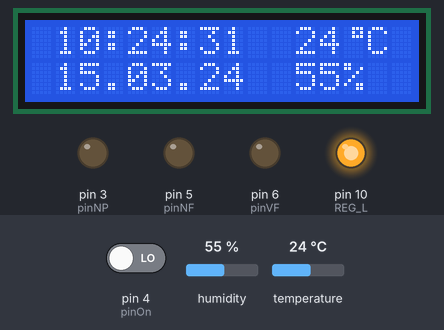
The sketch below on a simulated Arduino Uno, built with avr-gcc and run on an emulated ATmega328P. On the bench: 16×2 character LCD, output pins drawn as LEDs (lit = HIGH). The inputs (shaded band) are chosen by the test bench; at power-on: pin 4 (pinOn) LOW, temperature 24 °C, humidity 55 %. The local clock reads 2024-03-15 10:24:30 at power-on unless the sketch sets it; what the sketch prints to the serial monitor is not drawn.

Above: at 1.2 s.
1.3 s: pin 4 (pinOn) driven HIGH
At 2.4 s:
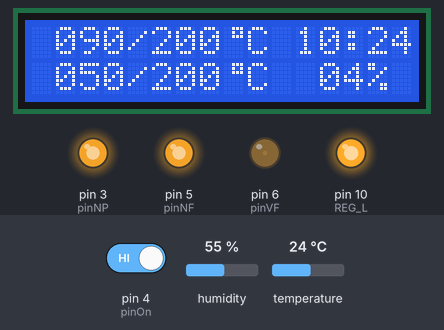
3.0 s: pin 4 (pinOn) driven LOW
At 3.6 s:
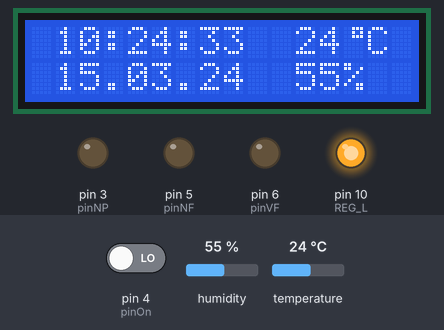
6.5 s: temperature set to 11 °C
At 7.8 s:
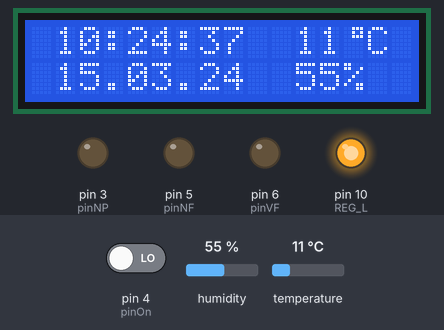
9.5 s: temperature set to 8 °C
At 10.5 s:
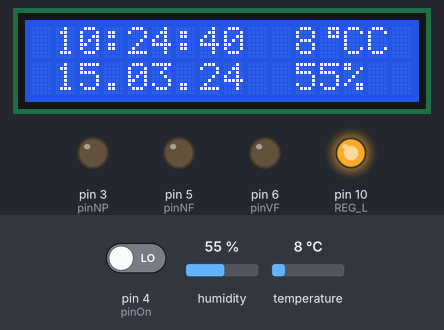
15.5 s: humidity set to 22 %
At 16.8 s:
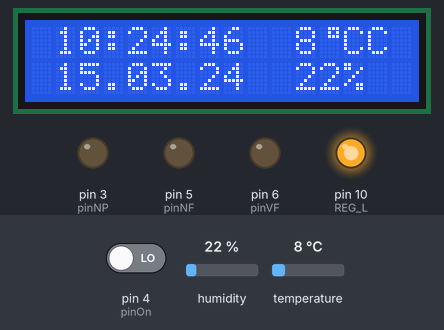
18.5 s: pin 4 (pinOn) driven HIGH
At 30.5 s:
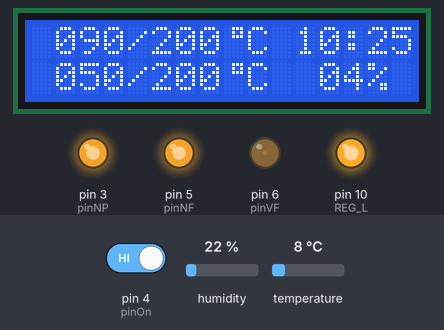
Timing chart, 0 to 32.0 s (numbered marks = the images above; inputs shaded):
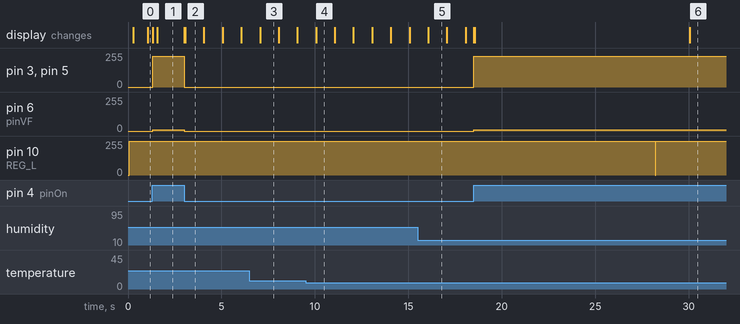

Measured:
- the behaviour switches between 10 and 9 °C on temperature (found by bisection; images 3 and 4)
- after the input at 1.3 s, pin 3 (pinNP), pin 5 (pinNF): 0/255 → 230/255 at once; pin 6 (pinVF): 0/255 → 10/255 at once; the display: first changes at once (image 1 shows a later state)
- after the input at 3.0 s, pin 3 (pinNP), pin 5 (pinNF): 230/255 → 0/255 at once; pin 6 (pinVF): 10/255 → 0/255 at once; the display: first changes at once (image 2 shows a later state)
- after the input at 9.5 s, the display: changes after 0.57 s (image 4)
- after the input at 18.5 s, pin 3 (pinNP), pin 5 (pinNF): 0/255 → 230/255 at once; pin 6 (pinVF): 0/255 → 10/255 at once; pin 10 (REG_L): 255/255 → 254/255 after 9.7 s, → 255/255 0.12 s later; the display: first changes at once (image 6 shows a later state)
- what the display in image 2 shows lasts 1.0 s, from 3.1 s to 4.1 s

The sketch:

Payalnik.ino
```cpp
//=========================           Пины на МК:            ===========================//
#define pinDHT  7   //  Датчик DHT11
#define pinNP   3   //  ШИМ нагрева паяльника
#define pinNF   5   //  ШИМ нагрева фена
#define pinVF   6   //  ШИМ скорости фена
#define pinTP   14  //  Термопара паяльника после усиления
#define pinTF   15  //  Термопара фена после усиления
#define pinSVF  16  //  Аналоговое значение скорости фена
#define REG_L   10  //  Защелка сдвиг.регистра
#define pinOn   4   //  Кнопка включения станции

//======================================================================================//

//=========================         Пины на 74hc165:         ===========================//
#define enc1_A  0   //A  Вывод А 1 энкодера
#define enc1_B  1   //B  Вывод B 1 энкодера
#define enc2_A  2   //C  Вывод А 2 энкодера
#define enc2_B  3   //D  Вывод B 2 энкодера
#define enc1_D  4   //E  Кнопка 1 энкодера
#define enc2_D  5   //F  Кнопка 2 энкодера
#define key1    6   //G  Кнопка Вкл/Выкл 1
#define key2    7   //H  Кнопка Вкл/Выкл 2
//======================================================================================//


//=========================        Подключаем библиотеки       =========================//
#include <SPI.h>
#include <Wire.h>
#include <LiquidCrystal_I2C.h>
#include "DHT.h"
DHT dht(pinDHT, DHT11);
#include <iarduino_RTC.h>
iarduino_RTC time(RTC_DS3231);
LiquidCrystal_I2C lcd(0x27, 16, 2);
//======================================================================================//

byte degree[8] =      //  Кодируем символ градуса
{
  B00111,
  B00101,
  B00111,
  B00000,
  B00000,
  B00000,
  B00000,
};

//=========================       Основные параметры:         ==========================//
byte NP   = 0;    //  ШИМ нагрева паяльника
byte NF   = 0;    //  ШИМ нагрева фена
byte VF   = 0;    //  ШИМ скорости фена
int  TP   = 0;    //  Текущая т паяльника, в С*
int  TF   = 0;    //  Текущая т фена,в С*
int  STP  = 200;  //  Заданная т паяльника, в С*
int  STF  = 200;  //  Заданная т фена, в С*
int  SVF  = 0;    //  Заданная v фена
int  DM   = 0;    //  Режим дисплея: HIGH-рабочий режим, LOW-режим часов
int  dht_T = 0;   //  Температура с датчика DHT
int  dht_H = 0;   //  Влажность с датчика DHT
int  oldDM = 0;
//======================================================================================//

//=============================     Таймеры     ================================//


unsigned long timer_1   = 0;
unsigned int  interval_1  = 1;

unsigned long timer_2   = 0;
unsigned int  interval_2  = 1000;

unsigned long timer_3   = 0;
unsigned int  interval_3  = 250;
//======================================================================================//


unsigned long Timer(unsigned long prev_ms, unsigned long interval) {      //  Таймер
  if (millis() < prev_ms) {
    prev_ms = 0;                                                          //  Сбрасываем счетчик, если произошло переполнение millis
  }
  if (millis() >= (prev_ms + interval)) {
    prev_ms = millis();                                                   //  Обновляем prev_ms при достижения необходимого интервала
  }
  return (prev_ms);
}

int Encoder_stat(byte new_s, byte old_s, byte enc1, byte enc2) {         //  Определяем в какую сторону вращение энкодера
  int rez;
  if ( (bitRead(old_s, enc1) == 1) && (bitRead(old_s, enc2) == 1) ) {     //  Если старое состояние было 11
    if ((bitRead(new_s, enc1) == 1) && (bitRead(new_s, enc2) == 0) ){     //  ...а стало 10, то на увеличение
      rez = 2;
    }else if ((bitRead(new_s, enc1) == 0) && (bitRead(new_s, enc2) == 1) ){//  ...если стало 01, то на уменьшение
      rez = 0;
    } else {                                                              //  ...иначе его не трогали
      rez = 1;
    }
  } else {rez = 1;}
  return rez;
}

int Butttons(byte new_s, byte pin) {                                     //  Определяем нажатие кнопки
  int rez = bitRead(new_s, pin);
  return rez;
}

void input() {
  static uint8_t oldstates = 0;                                           //  Переменная хранящее последнее значение
  digitalWrite(REG_L, LOW);                                               //  Дергаем пин защелки
  digitalWrite(REG_L, HIGH);                                              //  для снятия показаний
  uint8_t states = SPI.transfer(0);                                       //  Снимаем значения с регистра
  if (states != oldstates) {                                              //  Если что то изменилось, то:

    if (Butttons(states, key1) == 0) {                                    //  Изменяем заданную температуру паяльника
      STP = 0;
    } else {
      int enc_1 = Encoder_stat(states, oldstates, enc1_A, enc1_B) - 1;
      if (Butttons(states, enc1_D) == 1) {
        STP = STP + enc_1 * 10;
      } else {
        STP = STP + enc_1;
      }
//    STP = constrain(STP, 20, 450);
    }

    if (Butttons(states, key2) == 0) {                                    //  Изменяем заданную температуру фена
      STF = 0;
    } else {
      int enc_2 = Encoder_stat(states, oldstates, enc2_A, enc2_B) - 1;
      if (Butttons(states, enc2_D) == 1) {
        STF = STF + enc_2 * 10;
      } else {
        STF = STF + enc_2;
      }
    STF = constrain(STF, 20, 450);
    }
  oldstates = states;
  }

}

byte SetShim(int tset, int tact) {
  byte shim = 0;
  if (tact < tset ) {                                                 //  Если температура паяльника ниже установленной температуры то:
    if ((tset - tact) < 16 & (tset - tact) > 6 )                      //  Проверяем разницу между установленной температурой и текущей паяльника,если разница меньше 16 градусов, то
    {
      shim = 99;                                                      //  Понижаем мощность нагрева (шим 0-255, мы делаем 99) - таким образом мы убираем инерцию перегрева
    }
    else  if ((tset - tact) < 7 & (tset - tact) > 3)
    {
      shim = 80;
    }
    else if ((tset - tact) < 4 & (tset - tact) > 0)
    {
      shim = 45;
    }
    else {
      shim = 230;                                                      // Иначе поднимаем мощность нагрева (шим 0-255, мы делаем 230) на максимум для быстрого нагрева до нужной температуры
    }
  }
  else {                                                               // Иначе (если температура паяльника равняется или выше установленной)
    shim = 0;                                                          // Выключаем мощность нагрева (шим 0-255  мы делаем 0)  - таким образом мы отключаем паяльник
  }
  return shim;
}

void Print_on_LCD() {
  /* Макет дисплея:

    TP/STP  time
    TF/STF  SVF
    ----------------
    | 123/234°C 12:12| Рабочий режим
    | 123/234°C  30% |
    ================
    | 12:12:12  25°C | Режим часов
    | 02.09.16  80%  |
    ----------------
  */

  if (DM == HIGH) {                                                   //Если включен рабочий режим:

    lcd.setCursor(1, 0);
    if (TP < 100) {
      lcd.print(0);
    }
    if (TP < 10) {
      lcd.print(0);
    }
    lcd.print(TP);
    lcd.print("/");
    if (STP < 100) {
      lcd.print(0);
    }
    if (STP < 10) {
      lcd.print(0);
    }
    lcd.print(STP);
    lcd.print("\1C");
    lcd.print(" ");
    lcd.print(time.gettime("H:i"));

    lcd.setCursor(1, 1);
    if (TF < 100) {
      lcd.print(0);
    }
    if (TF < 10) {
      lcd.print(0);
    }
    lcd.print(TF);
    lcd.print("/");
    if (STF < 100) {
      lcd.print(0);
    }
    if (STF < 10) {
      lcd.print(0);
    }
    lcd.print(STF);
    lcd.print("\1C");
    lcd.print(" ");
    if (SVF < 100) {
      lcd.print(" ");
    }
    if (SVF < 10) {
      lcd.print("0");
    }
    lcd.print(SVF);
    lcd.print("%");
  } else {                                                             //Если включен режим часов

    lcd.setCursor(1, 0);
    lcd.print(time.gettime("H:i:s"));
    lcd.print("  ");
    lcd.print(dht_T);
    lcd.print("\1C");
    lcd.setCursor(1, 1);
    lcd.print(time.gettime("d.m.y"));
    lcd.print("  ");
    lcd.print(dht_H);
    lcd.print("%");
  }
}

void PrintTerm() {
  Serial.print(time.gettime("H:i:s"));
  Serial.println("");

  Serial.print("Payalnik: ");
  Serial.print(TP);
  Serial.print("/");
  Serial.print(STP);
  Serial.print("\t");

  Serial.print("Fen: ");
  Serial.print(TF);
  Serial.print("/");
  Serial.print(STF);
  Serial.print("\t");

  Serial.print(SVF);
  Serial.print("%");

  Serial.println("");

  Serial.print("PWM: ");
  Serial.print(NP);
  Serial.print(" | ");
  Serial.print(NF);
  Serial.print(" | ");
  Serial.print(VF);
  Serial.println("");
}

void setup() {

  lcd.init();
  lcd.backlight();                                                   //  Включаем подсветку дисплея
  lcd.createChar(1, degree);                                         //  Создаем символ под номером 1
  Serial.begin(9600);
  time.begin();
  dht.begin();
  SPI.begin();
  digitalWrite(REG_L, HIGH);

  pinMode(pinNP, OUTPUT);
  pinMode(pinNF, OUTPUT);
  pinMode(pinVF, OUTPUT);
  pinMode(pinTP, INPUT);
  pinMode(pinTF, INPUT);
  pinMode(pinSVF, INPUT);
  pinMode(pinOn, INPUT);

  oldDM = digitalRead(pinOn);

}

void loop() {

  if (timer_1 != Timer(timer_1, interval_1)) {
  timer_1 = millis();
    DM = digitalRead(pinOn);
    if (DM != oldDM){
      lcd.clear();
      if (DM  ==  HIGH){
        STP = 200;
        STF = 200;
      }
      oldDM = DM;
    }

    if (DM == HIGH) {                             // Проверяем нажата ли кнопка включения станции.

      //Считывание ввода
      input();

      //Считывание сигналов:


      //==============================================================//
      //      !!!          ИЗМЕНИТЬ ПОСЛЕ ОТЛАДКИ       !!!           //
      //==============================================================//
      // TP = analogRead(pinTP);
      // TF = analogRead(pinTF);
      TP = 90;
      TF = 50;
      //SVF = analogRead(pinSVF);                   //  Значение потенциометра для фена
      SVF = 50;
      //==============================================================//


      SVF = map(SVF, 0, 1024, 0, 100);            //  Перевод значения в %

    } else {                                      //  Если не нажата, то выключаем все нагреватели и фен.
      STP = 0;
      STF = 0;
      if (TF > 60) {                              //  Если фен горячий
        STF = 30;                                 //  то продуваем на мощности в 30%
      } else {
        SVF = 0;                                  //  иначе просто выключаем
      }
    }

    //Выдача ШИМ сигналов:
    NP = SetShim(STP, TP);                        //  Расчет текущего сигнала ШИМ для нарева паяльника
    analogWrite(pinNP, NP);                       //  Выставление ШИМ

    NF = SetShim(STF, TF);                        //  Расчет текущего сигнала ШИМ для нарева фена
    analogWrite(pinNF, NF);                       //  Выставление ШИМ


    VF = map(SVF, 0, 100, 0, 250);                //  Расчет текущего сигнала ШИМ для скорости фена
    analogWrite(pinVF, VF);                       //  Выставление ШИМ


  }

  if (timer_2 != Timer(timer_2, interval_2)) {

  timer_2 = millis();
  dht_T=dht.readTemperature();
  dht_H=dht.readHumidity();
  dht_T = abs(dht_T);
  dht_H = abs(dht_H);
                                       //Вывод информации в терминал
  }

  if (timer_3 != Timer(timer_3, interval_3)) {

    timer_3 = millis();
    Print_on_LCD();                               //Вывод информации дисплей
    PrintTerm();

  }
  //====================================================================================================//
}
```
